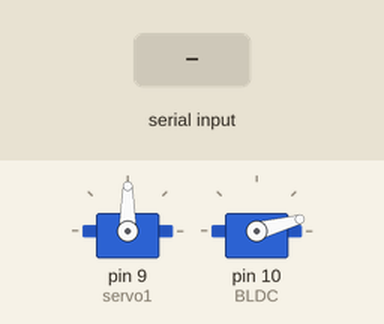
This sketch was run on a simulated Arduino Uno, built with avr-gcc and run on an emulated ATmega328P. Parts: 2 × servo. Inputs (shaded band) come from the test bench.

Above: at 1.2 s.
1.3 s: "l" received over Serial
4.3 s: "a" received over Serial
At 5.4 s:
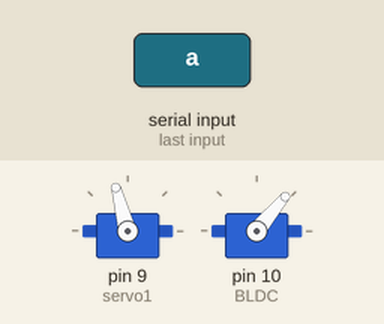
5.8 s: byte 32 (' ') received over Serial
At 6.5 s:
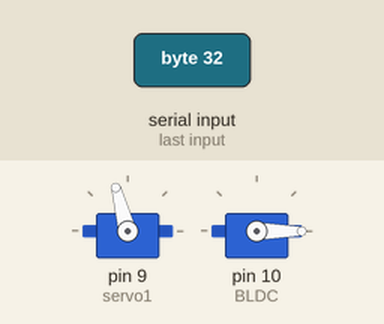
7.3 s: "w" received over Serial
At 7.6 s:
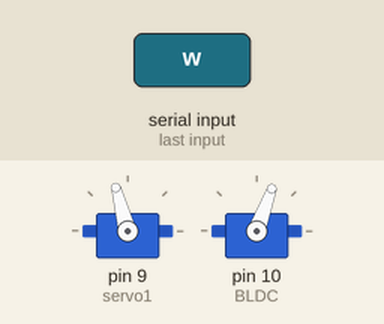
8.8 s: "b" received over Serial
At 10.0 s:
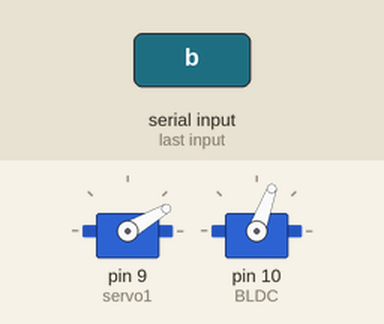
10.3 s: "s" received over Serial
At 11.1 s:
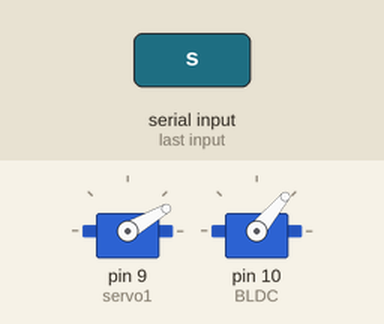
Timing chart, 0 to 12.8 s (numbered marks = the images above; inputs shaded):
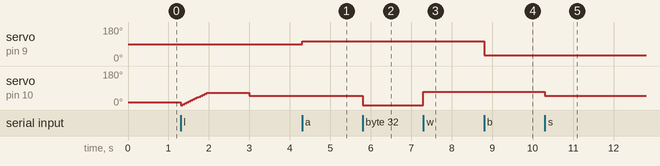

Measured:
- after the input at 4.3 s, servo on pin 9 (servo1): 90° → 105° at once
- after the input at 5.8 s, servo on pin 10 (BLDC): 50° → 0° at once
- after the input at 7.3 s, servo on pin 10 (BLDC): 0° → 70° at once
- after the input at 8.8 s, servo on pin 9 (servo1): 105° → 30° at once
- after the input at 10.3 s, servo on pin 10 (BLDC): 70° → 50° at once

The sketch:

irfan.ino
```cpp
#include <Servo.h>

Servo servo1;  // create servo object to control a servo
Servo BLDC;    // twelve servo objects can be created on most boards

int pos = 50;    // BLDC
int angle = 90;     // Servo
char p;
void setup()
{
  Serial.begin(9600);
  servo1.attach(9);
  servo1.write(angle);
   BLDC.attach(10);
  BLDC.write(15);
}

void loop()
{
  while(Serial.available())
  {
   p = Serial.read();
   if(p == 'w')
   {
     if(pos<=160)
     pos+=20;
     BLDC.write(pos);
   }
   else if(p == 's')
   {
     if(pos>20)
     pos-=20;
     BLDC.write(pos);
   }
      else if(p == ' ')
   {
     BLDC.write(0);
   }
   else if(p == 'a')
   {
     if(angle<185)
     angle+=15;
     servo1.write(angle);
   }
   else if(p == 'd')
   {
     if(angle>15)
     angle-=15;
     servo1.write(angle);
   }

   else if(p == 'l')
   {
     int a;

     for(a=0;a<70;a+=5)
     {
            BLDC.write(a);
            delay(50);

     }
     delay(1000);
          BLDC.write(pos);
   }

      else if(p == 'b')
   {
      servo1.write(30);
   }

  }
}
```
